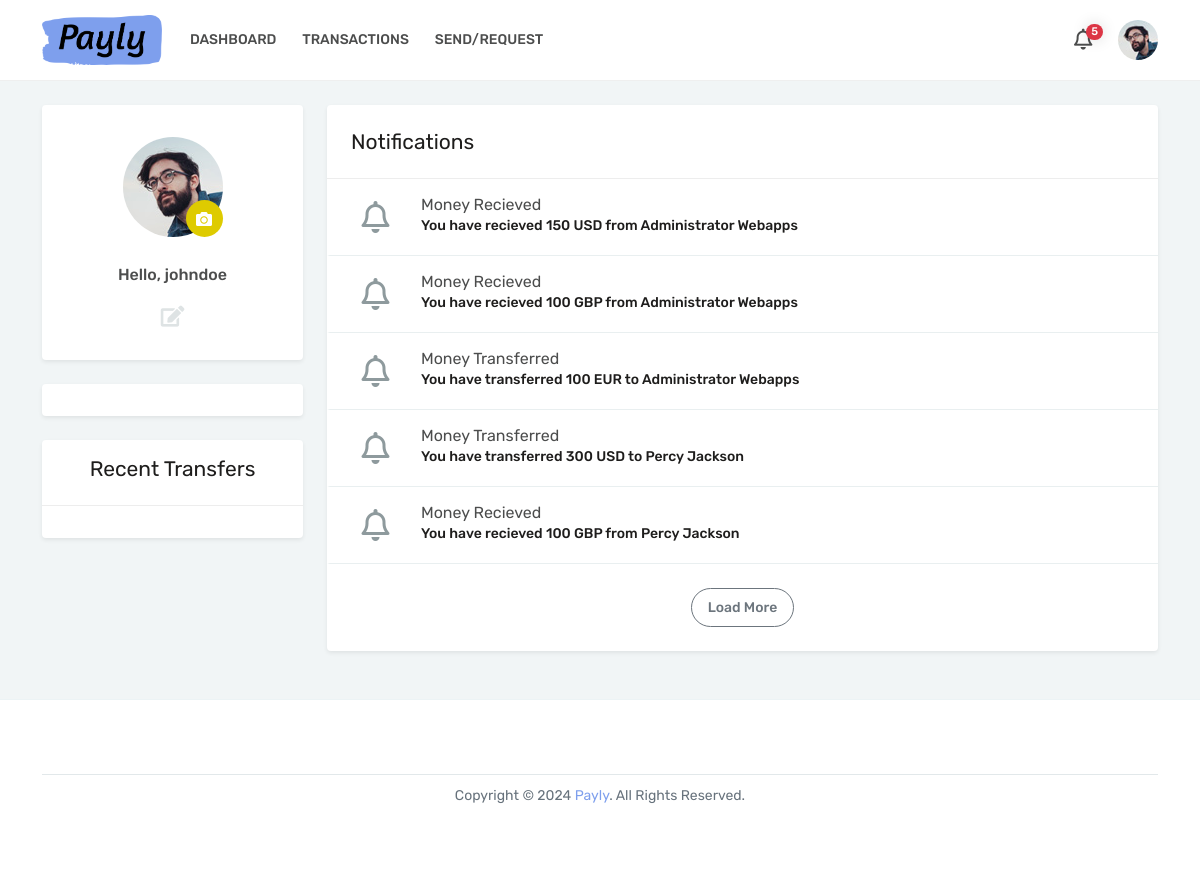
Screenshot of /webapps2024/notification/notification/ (signed in) with the database file from the repository.
### notificationapp/models.py (models this page shows)
class Notification(models.Model):
    nid = models.CharField(max_length=255)
    user = models.ForeignKey(User, on_delete=models.CASCADE, related_name='notification_user')
    type = models.CharField(max_length=10, choices=NotificationType.choices, default=NotificationType.INFO)
    datetime = models.DateTimeField(auto_now_add=False)
    seen = models.BooleanField(default=False)
    message = models.TextField(default="")
    title = models.TextField(default="")

### notificationapp/views.py (the view)
# urls.py: path('notification/', views.notification, name='notification'),
@login_required(login_url='login')
def notification(request):
    notifications = get_user_notifications(request.user.id, limit=10)
    context = {
        'notifications': notifications.all(),
        'count': len(notifications)
    }
    return render(request, 'notificationapp/layout/notification-detail.html', context)

### notificationapp/core/notifications.py (called while the page is built)
def get_user_notifications(userid: int, limit=100):
    limit = limit or 100
    notifications = Notification.objects.filter(
        Q(user_id__exact=userid)
    ).order_by('-datetime')[:limit]
    return notifications.all()

### templates/notificationapp/layout/notification-detail.html (shortened to what this page needs)
{% extends 'main/layout/base.html' %}
{% load static %}
{% block content %}
<div id="content" class="py-4">
    <div class="container">
        <div class="row">
            {% include 'main/layout/sidebar.html' %}
            <div class="col-lg-9" >
                <div class="bg-white shadow-sm rounded py-4 mb-4">
                    <h3 class="text-5 fw-400 px-4 mb-4">Notifications</h3>
                    <hr class="mb-0">
                    <div class="notifications-list">
                        {% for notif in notifications %}
                        <div class="notifications-item px-4 py-3">
                            <div class="row align-items-center flex-row">
                                <div class="col-2 col-sm-1 text-center text-8 icon-bell"><i class="far fa-bell"></i></div>
                                <div class="col col-sm-10">
                                    <h4 class="text-3 mb-1">{{notif.title}}</h4>
                                    <h5 class="text-2 mb-1">{{notif.message}}</h5>
                                     </div>
                            </div>
                        </div>
                        {% endfor %}
                        <div class="text-center mt-4"> <a class="btn btn-sm btn-outline-secondary shadow-none" href="#">Load More</a> </div>
                    </div>
                </div>
            </div>
        </div>
    </div>
</div>
{% endblock %}

### templates/main/layout/sidebar.html (shortened to what this page needs)
{% load static %}
{% load crispy_forms_tags %}
<aside class="col-lg-3">
    <div class="bg-white shadow-sm rounded text-center p-3 mb-4">
        <div class="profile-thumb mt-3 mb-4"> <img class="rounded-circle" src="{% static 'img/profile-pic.jpg'%}" alt="">
            <div class="profile-thumb-edit bg-primary text-white" data-bs-toggle="tooltip" title="Change Profile Picture"> <i class="fas fa-camera position-absolute"></i>
            </div>
        </div>
        <p class="text-3 fw-500 mb-2">Hello, {{ user.username }}</p>
        <p class="mb-2"><a href="{% url 'account' %}" class="text-5 text-light" data-bs-toggle="tooltip" title="Edit Profile"><i class="fas fa-edit"></i></a></p>
    </div>
    <div class="bg-white shadow-sm rounded text-center p-3 mb-4">
    </div>
    <div class="bg-white shadow-sm rounded text-center p-3 mb-4">
        <h3 class="text-5 fw-400 align-items-center mb-4">Recent Transfers</h3>
        <hr class="mx-n3">
    </div>
</aside>

### static/css/common.css (style rules this page uses)
:root { --bg-hover:#f2f2f2; }
html, body { height: 100%; }
body { background-color: white; }
.card, .btn, .btn-default,.card-header, .card-footer, .form-control, .input-group, .form-select,.modal, .modal-content,.modal-dialog { border-radius: 20px; overflow: hidden; }

### rows the page displays
Notification: title "Money Recieved", message "You have recieved 150 USD from Administrator Webapps"
Notification: title "Money Recieved", message "You have recieved 100 GBP from Administrator Webapps"
Notification: title "Money Transferred", message "You have transferred 100 EUR to Administrator Webapps"
Notification: title "Money Transferred", message "You have transferred 300 USD to Percy Jackson"
Notification: title "Money Recieved", message "You have recieved 100 GBP from Percy Jackson"

### other values shown
{{ count }} "5"
{{ user.username }} "johndoe"
